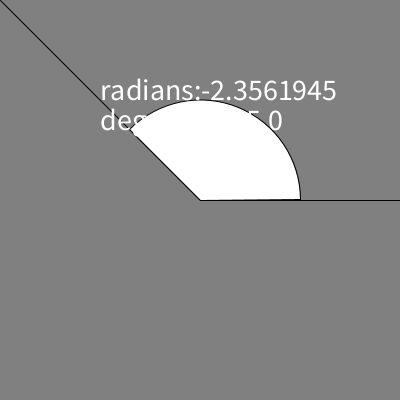
Frame 1 (no input)
Frame 60 (the mouse pressed at the canvas centre just before this capture): identical to frame 1, image omitted
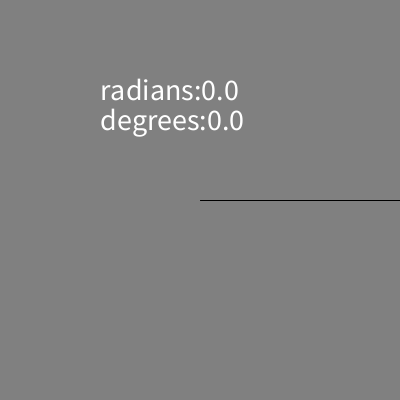
Frame 120 (the mouse held since frame 60 and released just before this capture)

The Processing sketch that drew these frames (run headless with seeded random() and noise(); from frame 60 on, the mouse is pressed at the canvas centre):

// Processing sketch: week05_3a
// ── week05_3a.pde
//week05-3b
//degrees vs radians 結合 week04-1和 week05-2
void setup(){
  size(400,400);
}
void draw(){
  background(128);
  line(200,200,400,200);
  line(200,200,mouseX,mouseY);
  float dx=mouseX-200,dy=mouseY-200;
  float a= atan2(dy,dx);//三角函數，可找到arc弧的radians
  //atan2()出來的值，介於-pI....+pI中間
  if(a<0) arc(200,200,200,200,a,0,PIE);//負的...零
  else    arc(200,200,200,200,0,a,PIE);//零....正的
  textSize(30);
  text("radians:"+a,100,100);//radians弧度/弳度
  text("degrees:"+degrees(a),100,130);//degrees 度
}
